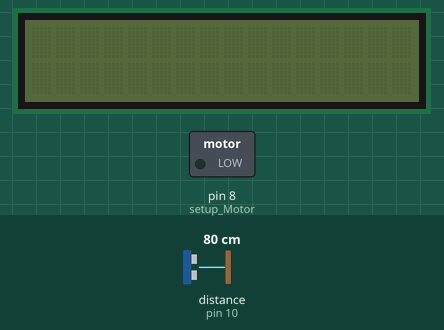
Simulated run of this sketch. Board: Arduino Uno, built with avr-gcc and run on an emulated ATmega328P. On the bench: 16×2 character LCD, switched loads named in the sketch (green lamp = pin HIGH). Inputs (shaded band) come from the test bench; at power-on: distance to the obstacle (sensor on pin 10) 80 cm. The echo pulse lasts 58.3 µs per cm; pins used as bus, display or sensor lines are not drawn; what the sketch prints to the serial monitor is not drawn.

Above: at 1.2 s.
1.3 s: distance to the obstacle (sensor on pin 10) set to 60 cm
At 11.55 s:
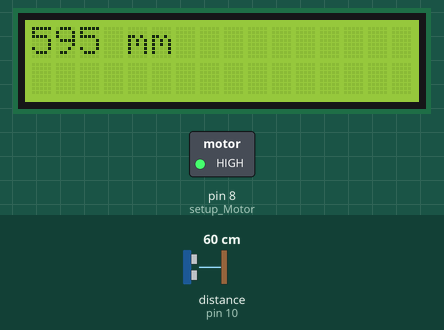
18.2 s: distance to the obstacle (sensor on pin 10) set to 11 cm
At 19.2 s:
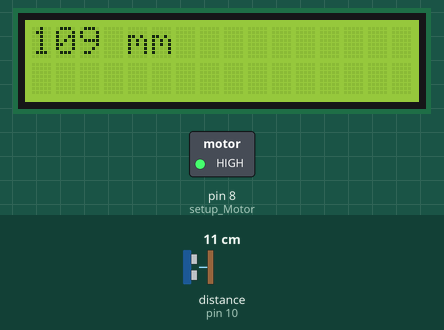
35.1 s: distance to the obstacle (sensor on pin 10) set to 8 cm
At 38.0 s:
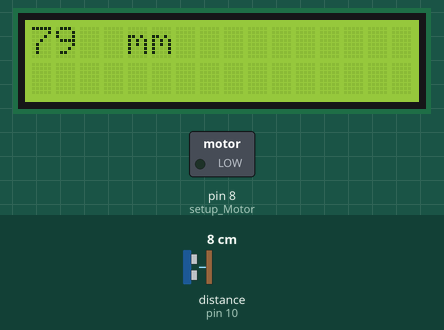
Timing chart, 0 to 39.5 s (numbered marks = the images above; inputs shaded):
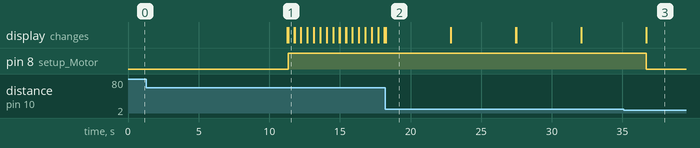

The sketch:

DistanceMeasure_Display_LCD1602A.ino
```cpp
#include <Wire.h>
#include <LiquidCrystal_I2C.h>
#include <string.h>
#include <AccelStepper.h>
#include "DistanceMeasure_Display_LCD1602A.h"

#define FRACTION_PART 3
#define MAXLENGTH 16
#define TRIG 9
#define ECHO 10

LiquidCrystal_I2C lcd(0x27,16,2);

void setup() {
  Serial.begin(9600);
  forward = false;
  deviation = 0;
  laps = 10;
  extraSteps = 200 * laps;  //initial steps. 1.8 degree/step, 200 steps a lap, S3 OFF,S4 OFF
  setup_Motor();
}

void loop() {
  if(trigMotor)
  {
    start_Motor();
  }
  else
  {
    start_Sensor();
  }
}

void setup_Motor()
{
      trigMotor = true;
      steps = 0;
      pinMode(8, OUTPUT);
      pinMode(9, OUTPUT);
      if(forward)
      {
        digitalWrite(8,HIGH);  //change the pulse
      }
      else
      {
        digitalWrite(8,LOW);
      }
      digitalWrite(9, LOW);
}

void setup_Sensor()
{
      //Serial.println("Start Sensor");
      pinMode(TRIG,OUTPUT);
      pinMode(ECHO,INPUT);
      lcd.init();
      //Print a message to a LCD
      lcd.backlight();
      /*lcd.setCursor(1,0);
      lcd.print("LCD 1602A 2018");
      lcd.setCursor(0,1);
      lcd.print("Power By Vincent");
      delay(3000);
      lcd.clear();*/
}

void start_Motor()
{
      digitalWrite(9, LOW);
      delayMicroseconds(50);
      digitalWrite(9, HIGH);
      delayMicroseconds(50);
      steps += 1;  //calculate the distance
      Serial.println(steps);
      if(steps >= extraSteps)
      {
        trigMotor = false;
        setup_Sensor();
      }
}

bool start_Sensor()
{
      digitalWrite(TRIG,LOW);
      delayMicroseconds(1);
      digitalWrite(TRIG,HIGH);
      delayMicroseconds(11);
      digitalWrite(TRIG,LOW);

      int Duration;
      float Distance;
      Duration = pulseIn(ECHO,HIGH);
      if (Duration>0) {
        Distance = Duration/2;
        Distance = Distance*340*1000/1000000; // ultrasonic speed is 340m/s = 34000cm/s = 0.034cm/us
        /*Serial.println("Distance = ");
        Serial.println(Distance);
        Serial.println(" mm");*/
        /*Get fraction part*/
        String str_Fraction;
        int pos = 0;
        String str_Distance;
        str_Distance = String(Distance);
        pos = str_Distance.indexOf('.');
        str_Fraction = str_Distance.substring(pos + 1);

        /*number rounded*/
        long long_Fraction;
        long_Fraction = str_Fraction.toInt();
        if(long_Fraction >= 50)
        {
          Distance = ceil(Distance);
        }
        else
        {
          Distance = floor(Distance);
        }
        str_Distance = String(Distance);
        pos = str_Distance.indexOf('.');
        str_Distance = str_Distance.substring(0, pos);
        /*Serial.print("Duration = ");
        Serial.print(Duration);
        Serial.print(" us ");
        Serial.print(str_Distance);
        Serial.println(" mm");*/
        lcd.setCursor(0,0);
        lcd.print(str_Distance);
        lcd.setCursor(4,0);
        lcd.print("mm");
        //delay(2000);
        //lcd.clear();
        deviation = Distance - 100;
        Serial.println("deviation = ");
        Serial.println(deviation);
        Serial.println(" mm");
        //delay(3000);
        //steps = 0;
        if(deviation > 1)
        {
          forward = true;
          extraSteps = (deviation * 200)/2;  //(200steps/2mm) = (extraSteps/deviation)=>extraSteps = (deviation * 200)/2
          Serial.println("extraSteps = ");
          Serial.println(extraSteps);
          //delay(3000);
          setup_Motor();
        }
        else if(deviation < -1)
        {
          forward = false;
          extraSteps = -(deviation * 200)/2;
          Serial.println("extraSteps = ");
          Serial.println(extraSteps);
          //delay(3000);
          setup_Motor();
        }
        else
        {
          Serial.println("stop");
          trigMotor = false;
          AccelStepper stepMotor(1, 8, 9);
          stepMotor.stop();
          bladeDown();
        }
      }
}

void bladeDown()
{

}
```

DistanceMeasure_Display_LCD1602A.h
```cpp
#ifndef DISTANCEMEASURE_DISPLAY
#define DISTANCEMEASURE_DISPLAY

bool trigMotor;
bool stopMotor;
bool forward; //go forward
bool change;  //reverse
int steps; //current steps of the motor
int extraSteps; //more steps of the motor to reach the expected position
int initialSteps;  //steps the motor move to the position at the beginning
int deviation;  //deviation value between expected value and actual value
int laps;  //laps of step motor

void setup_Sensor();
void setup_Motor();
bool start_Sensor();
void start_Motor();
void bladeDown();

#endif
```

Measured:
- the behaviour switches between 10 and 9 cm on distance to the obstacle (sensor on pin 10) (found by bisection; images 2 and 3)
- after the input at 18.2 s, the display: changes at once (image 2)
- after the input at 35.1 s, pin 8 (setup_Motor): HIGH → LOW after 1.6 s; the display: first differs from a run without the input after 1.6 s (image 3)
- what the display in image 1 shows lasts 0.5 s, from 11.3 s to 11.8 s
- what the display in image 2 shows lasts 4.6 s, from 18.2 s to 22.8 s
